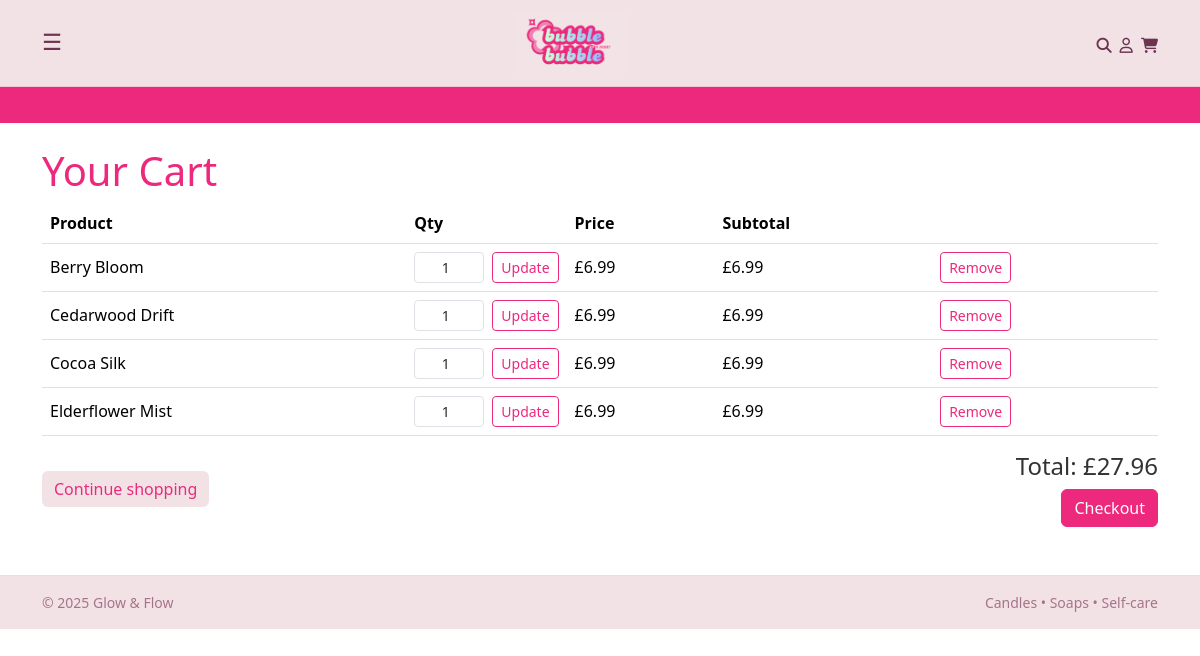
/cart/ (signed in), run on an earlier commit of the app's database.
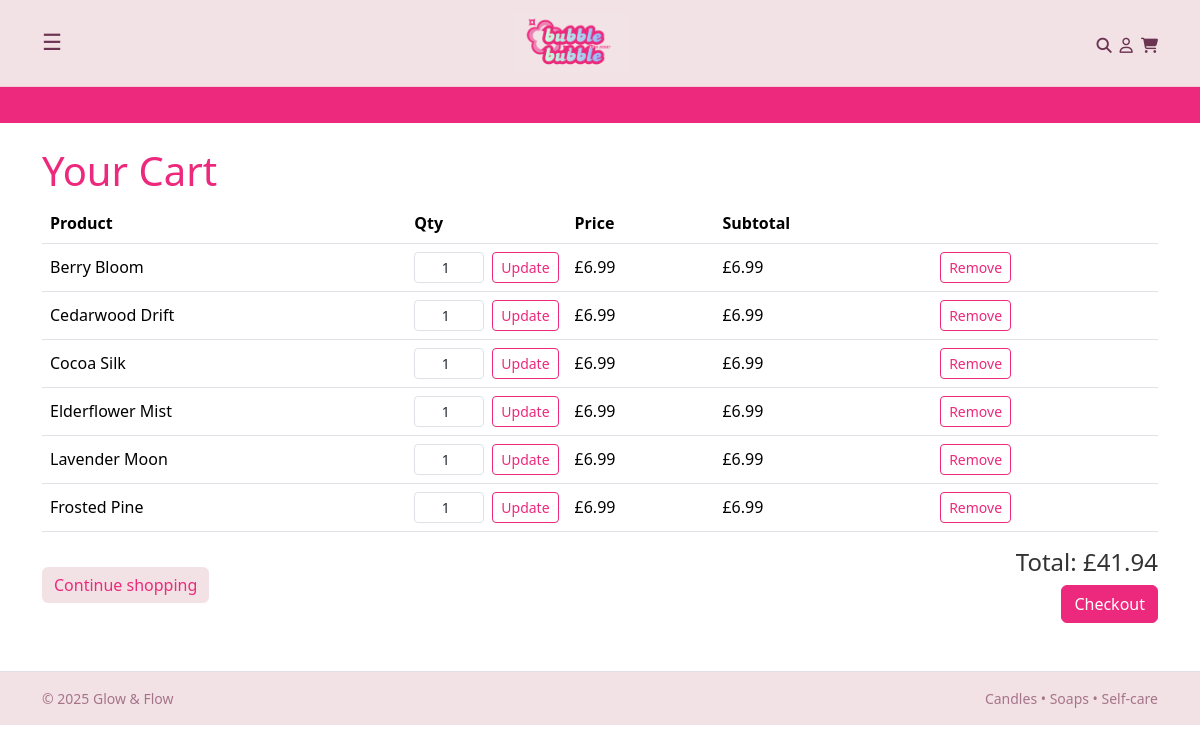
And on a later commit of the database.
### cart/models.py (models this page shows, shortened)
class CartItem(models.Model):
    cart = models.ForeignKey(Cart, on_delete=models.CASCADE, related_name="items")
    product = models.ForeignKey(Product, on_delete=models.PROTECT)
    qty = models.PositiveIntegerField(default=1)
    class Meta:
        unique_together = ("cart", "product")
    @property
    def subtotal(self):
        return self.qty * self.product.price

class Cart(models.Model):
    user = models.ForeignKey(
        settings.AUTH_USER_MODEL, null=True, blank=True, on_delete=models.CASCADE
    )
    session_key = models.CharField(max_length=40, blank=True, db_index=True)
    created_at = models.DateTimeField(auto_now_add=True)
    updated_at = models.DateTimeField(auto_now=True)
    @property
    def total(self):
        return sum(item.subtotal for item in self.items.select_related("product"))

### catalog/models.py (models this page shows, shortened)
class Product(models.Model):
    CANDLE = "CANDLE"
    SOAP = "SOAP"
    TYPES = [
        (CANDLE, "Candle"),
        (SOAP, "Soap"),
    ]
    title = models.CharField(max_length=160)
    slug = models.SlugField(max_length=180, unique=True, blank=True)
    product_type = models.CharField(max_length=12, choices=TYPES)
    description = models.TextField(blank=True)
    scent = models.CharField(max_length=50, help_text="e.g. Lavender, Citrus")
    weight_g = models.PositiveIntegerField(help_text="Net weight in grams")
    price = models.DecimalField(max_digits=6, decimal_places=2)
    stock_qty = models.PositiveIntegerField(default=0)
    active = models.BooleanField(default=True)
    created_at = models.DateTimeField(auto_now_add=True)
    class Meta:
        ordering = ["title"]

### cart/views.py (the view)
# urls.py: path("", views.view_cart, name="view"),
def view_cart(request):
    cart = get_or_create_cart(request)
    return render(request, "cart/view.html", {"cart": cart})

### cart/utils.py (called while the page is built)
def get_or_create_cart(request):
    if not request.session.session_key:
        request.session.create()
    request.session.set_expiry(60 * 60 * 24 * 14)
    session_key = request.session.session_key
    if request.user.is_authenticated:
        cart, _ = Cart.objects.get_or_create(
            user=request.user,
            defaults={"session_key": session_key},
        )
    else:
        cart, _ = Cart.objects.get_or_create(
            user=None,
            session_key=session_key,
        )
    return cart

### cart/templates/cart/view.html (shortened to what this page needs)
{% extends "base.html" %}
{% block content %}
<h1>Your Cart</h1>
{% if cart.items.all %}
<div class="table-responsive">
<table class="table align-middle">
  <thead>
    <tr>
      <th>Product</th>
      <th style="width:120px;">Qty</th>
      <th>Price</th>
      <th>Subtotal</th>
      <th></th>
    </tr>
  </thead>
  <tbody>
    {% for item in cart.items.all %}
    <tr>
      <td>{{ item.product.title }}</td>
      <td>
        <form method="post" action="{% url 'cart:update' item.id %}" class="d-flex">
          <input type="number"
            name="qty"
            value="{{ item.qty }}"
            min="1"
            max="{{ item.product.stock_qty }}"
            class="form-control form-control-sm me-2 cart-qty-input">
          <button class="btn btn-sm btn-update" type="submit">Update</button>
        </form>
      </td>
      <td>£{{ item.product.price }}</td>
      <td>£{{ item.subtotal }}</td>
      <td>
        <form method="post" action="{% url 'cart:remove' item.id %}">
          <button class="btn btn-sm btn-remove" type="submit">Remove</button>
        </form>
      </td>
    </tr>
    {% endfor %}
  </tbody>
</table>
</div>
<div class="d-flex justify-content-between align-items-center">
  <a href="{% url 'catalog:product_list' %}" class="btn btn-continue">
    Continue shopping
  </a>
  <div class="text-end">
    <h4>Total: £{{ cart.total }}</h4>
    <a href="{% url 'checkout:summary' %}" class="btn btn-checkout">
      Checkout
    </a>
  </div>
</div>
{% else %}
<p>Your cart is empty.</p>
<a href="{% url 'catalog:product_list' %}" class="btn btn-primary">Back to shop</a>
{% endif %}
{% endblock %}

What changed in the data, as far as the page shows it:
added CartItem: product "Lavender Moon", qty "1", product.price "6.99", subtotal "6.99"
added CartItem: product "Frosted Pine", qty "1", product.price "6.99", subtotal "6.99"
computed for Cart: total "27.96" → "41.94"
